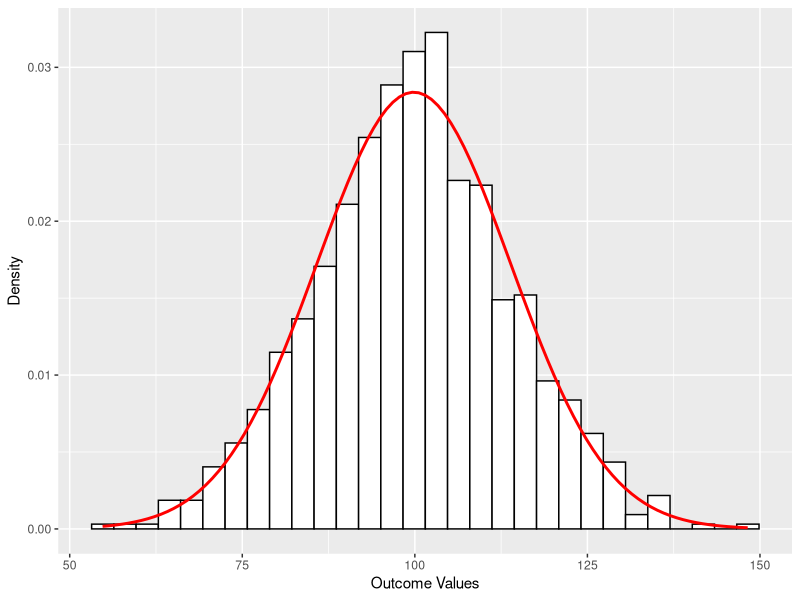
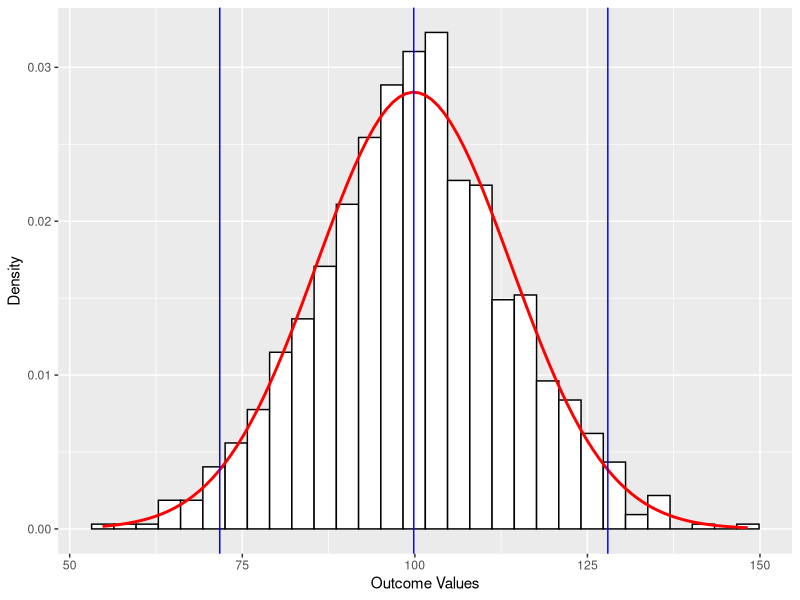
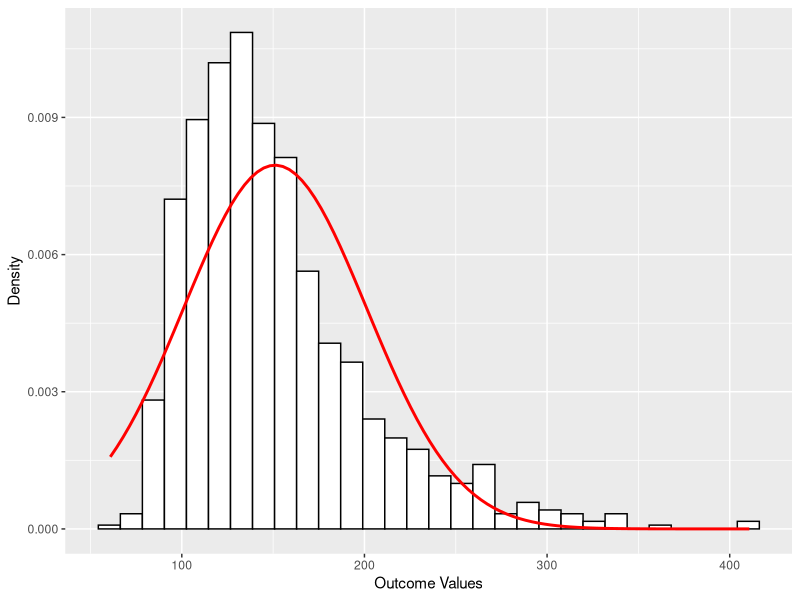
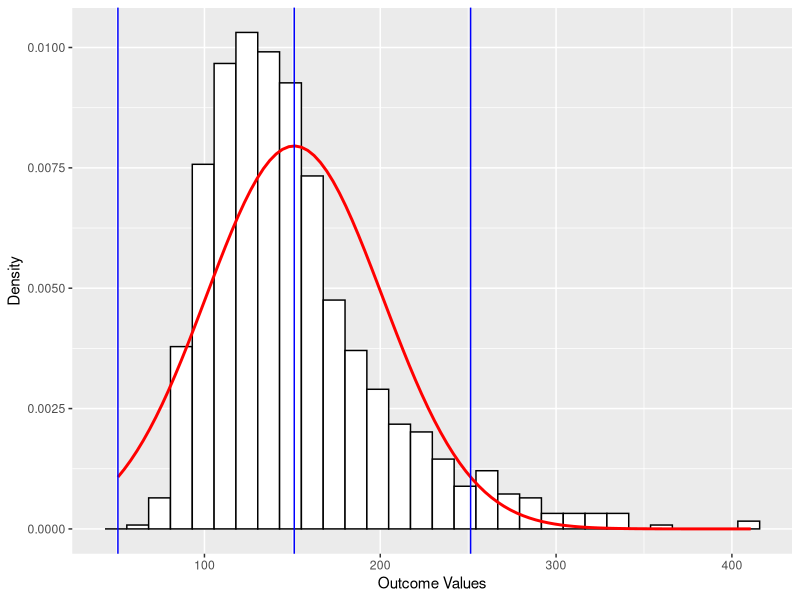

Here is the R script that generated these plots, in order:
###########################################
# CHECK THE ABILITY OF OUR STATISTICAL MODEL 
# TO MAKE PREDICTIONS WHEN ASSUMPTIONS ARE 
#  ****VALID****
###########################################

# set this subject variable to be a sequence of numbers from 1 to 1000, increasing by 1
# then, the outcome using rnorm to sample from a sample with those parameteres
# then, the tempData using the data.frame will put it into a data frame
sj = seq(1,1000,1)
outcome = rnorm(n=1000, mean=100, sd = 15 )
tempData = data.frame(sj,outcome)
View(tempData)

#GET THE MEAN AND THE STANDARD DEVIATION 
mOutcome = mean(tempData$outcome)
sdOutcome = sd(tempData$outcome)

library(ggplot2)
hOutcome <- ggplot(tempData, aes(outcome)) + #CREATE THE HISTOGRAM
  labs(legend.position = "none") + 
  geom_histogram(aes(y=..density..), colour="black", fill="white") + 
  labs(x = "Outcome Values", y = "Density") + 
  stat_function(fun = dnorm, 
                args = list(mean = mean(tempData$outcome, na.rm = TRUE), 
                            sd = sd(tempData$outcome, na.rm = TRUE)), 
                colour = "red", size = 1)

hOutcome  #DISPLAY THE HISTOGRAM

# add lines for 2 SDs above and below
hOutcome +
  geom_vline(xintercept = mOutcome, colour="blue")+
  geom_vline(xintercept = mOutcome-(2*sdOutcome), colour="blue")+
  geom_vline(xintercept = mOutcome+(2*sdOutcome), colour="blue")

#add zscores
# create a new variable called zscore and
tempData$zscore = scale(tempData$outcome)

totalObservations = dim(tempData)[1] #1000 because that is how many samples we have
#this will show hte total of scores above and below two standarddeviations
totalAbove2SD = length(tempData$outcome[tempData$zscore>2])
totalBelow2SD = length(tempData$outcome[tempData$zscore<(-2)])

#What is our proportion ABOVE 2SD?  Compare to .025
totalAbove2SD/totalObservations

#turn it into a percent
(totalAbove2SD/totalObservations)*100

#What is our proportion BELOW 2SD?  Compare to .025 - this is what we would expect to see in a 2 tailed test
# 2.5 percent of the data should be above and below
totalBelow2SD/totalObservations

#turn it into a percent
(totalBelow2SD/totalObservations)*100

###########################################
#CHECK THE ABILITY OF OUR STATISTICAL MODEL 
# TO MAKE PREDICTIONS WHEN ASSUMPTIONS ARE 
#  ****INVALID****
###########################################


# notice the different in the outcome variable here

sj = seq(1,1000,1)
outcome = rnorm(n=1000, mean=100, sd = 15 )+rexp(n=1000, rate = .020)
tempData = data.frame(sj,outcome)
#View(tempData)


#GET THE MEAN AND THE STANDARD DEVIATION 
mOutcome = mean(tempData$outcome)
sdOutcome = sd(tempData$outcome)

library(ggplot2)
hOutcome <- ggplot(tempData, aes(outcome)) + #CREATE THE HISTOGRAM
  labs(legend.position = "none") + 
  geom_histogram(aes(y=..density..), colour="black", fill="white") + 
  labs(x = "Outcome Values", y = "Density") + 
  stat_function(fun = dnorm, 
                args = list(mean = mean(tempData$outcome, na.rm = TRUE), 
                            sd = sd(tempData$outcome, na.rm = TRUE)), 
                colour = "red", size = 1)
hOutcome  #DISPLAY THE HISTOGRAM

hOutcome +
  geom_vline(xintercept = mOutcome, colour="blue")+
  geom_vline(xintercept = mOutcome-(2*sdOutcome), colour="blue")+
  geom_vline(xintercept = mOutcome+(2*sdOutcome), colour="blue")

#add zscores

tempData$zscore = scale(tempData$outcome)

totalObservations = dim(tempData)[1] #1000 because that is how many samples we have
totalAbove2SD = length(tempData$outcome[tempData$zscore>2])
totalBelow2SD = length(tempData$outcome[tempData$zscore< (-2)])

#What is our proportion ABOVE 2SD?  Compare to .025
totalAbove2SD/totalObservations

#turn it into a percent
(totalAbove2SD/totalObservations)*100

#What is our proportion BELOW 2SD?  Compare to .025
totalBelow2SD/totalObservations

#turn it into a percent
(totalBelow2SD/totalObservations)*100


# Here we see that what we assume is not met, the scores falling above and below 2 SDs
#  are not what we would expect in a normal distribution
#  You see skew and you see where the model over and under predicts the observed data.
